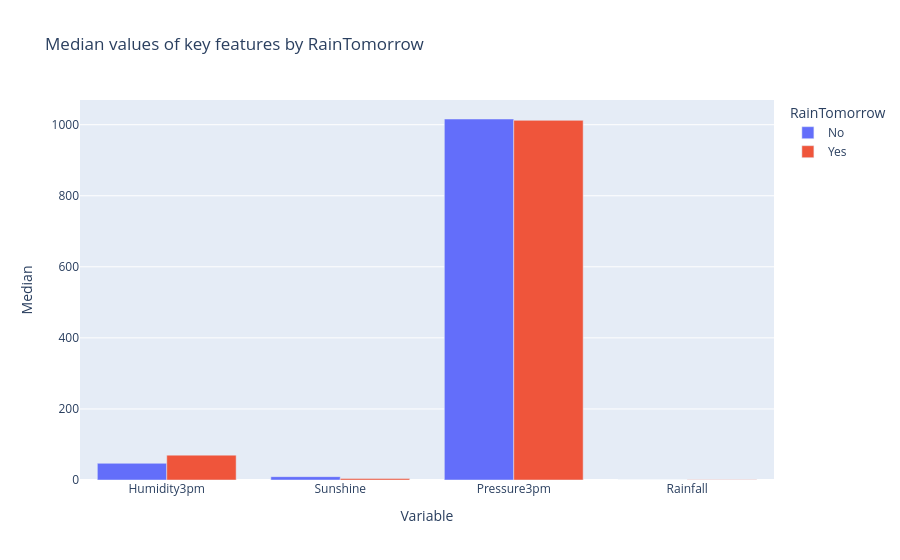

The notebook cell saved with this chart:
### Markdown cell above
## 18. Relationships Between Features and RainTomorrow

This section returns the focus to the target and asks which variables visibly separate rainy from non-rainy outcomes. It is one of the most intuitive bridges from exploratory analysis into modeling decisions.

### Code cell
# Boxplots: key numerical features grouped by RainTomorrow


fig, axes = plt.subplots(1, 4, figsize=(18, 5))

sns.boxplot(data=df, x="RainTomorrow", y="Humidity3pm", ax=axes[0])
axes[0].set_title("Humidity3pm")

sns.boxplot(data=df, x="RainTomorrow", y="Sunshine", ax=axes[1])
axes[1].set_title("Sunshine")

sns.boxplot(data=df, x="RainTomorrow", y="Pressure3pm", ax=axes[2])
axes[2].set_title("Pressure3pm")

sns.boxplot(data=df, x="RainTomorrow", y="Rainfall", ax=axes[3])
axes[3].set_title("Rainfall")

plt.suptitle(
    "Key Feature Distributions Grouped by RainTomorrow",
    fontsize=13, fontweight="bold"
)
plt.tight_layout()
plt.savefig(os.path.join(CHARTS_DIR, "fig_14_boxplots_by_rain.png"), dpi=150, bbox_inches="tight")
plt.show()

# Interactive summary using median values
median_by_target = df.groupby("RainTomorrow")[["Humidity3pm", "Sunshine", "Pressure3pm", "Rainfall"]].median().reset_index()
median_long = median_by_target.melt(id_vars="RainTomorrow", var_name="Variable", value_name="Median")

fig = px.bar(
    median_long,
    x="Variable",
    y="Median",
    color="RainTomorrow",
    barmode="group",
    title="Median values of key features by RainTomorrow"
)
fig.show()

### Figure 1 — Plotly figure (JSON) as saved in the notebook; plotly's stock layout.template omitted (floating-point values rounded to 4 significant figures)
{"data": [{"alignmentgroup": "True", "hovertemplate": "RainTomorrow=No<br>Variable=%{x}<br>Median=%{y}<extra></extra>", "legendgroup": "No", "marker": {"color": "#636efa", "pattern": {"shape": ""}}, "name": "No", "offsetgroup": "No", "orientation": "v", "showlegend": true, "textposition": "auto", "type": "bar", "x": ["Humidity3pm", "Sunshine", "Pressure3pm", "Rainfall"], "xaxis": "x", "y": [47.0, 9.4, 1016.0, 0.0], "yaxis": "y"}, {"alignmentgroup": "True", "hovertemplate": "RainTomorrow=Yes<br>Variable=%{x}<br>Median=%{y}<extra></extra>", "legendgroup": "Yes", "marker": {"color": "#EF553B", "pattern": {"shape": ""}}, "name": "Yes", "offsetgroup": "Yes", "orientation": "v", "showlegend": true, "textposition": "auto", "type": "bar", "x": ["Humidity3pm", "Sunshine", "Pressure3pm", "Rainfall"], "xaxis": "x", "y": [70.0, 4.3, 1012.0, 0.8], "yaxis": "y"}], "layout": {"barmode": "group", "legend": {"title": {"text": "RainTomorrow"}, "tracegroupgap": 0}, "title": {"text": "Median values of key features by RainTomorrow"}, "xaxis": {"anchor": "y", "domain": [0, 1], "title": {"text": "Variable"}}, "yaxis": {"anchor": "x", "domain": [0, 1], "title": {"text": "Median"}}}}
